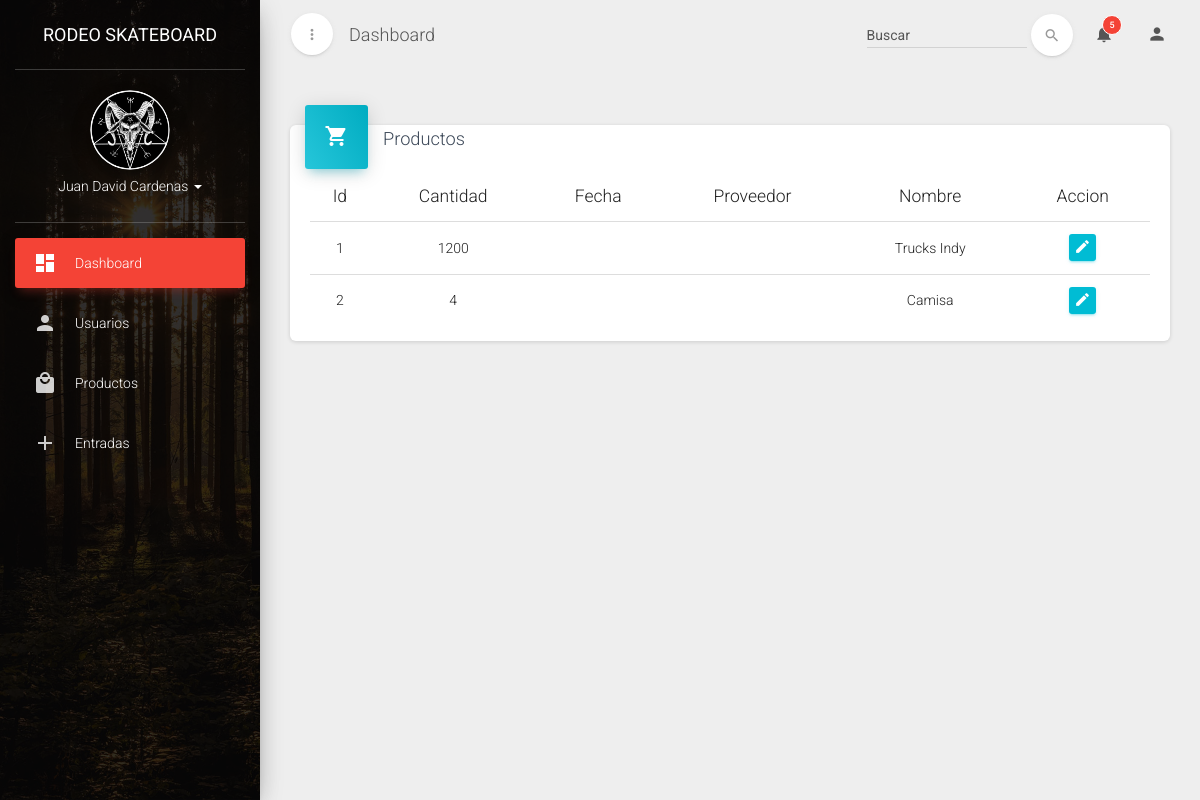
The page /entradas on the database as committed earlier.
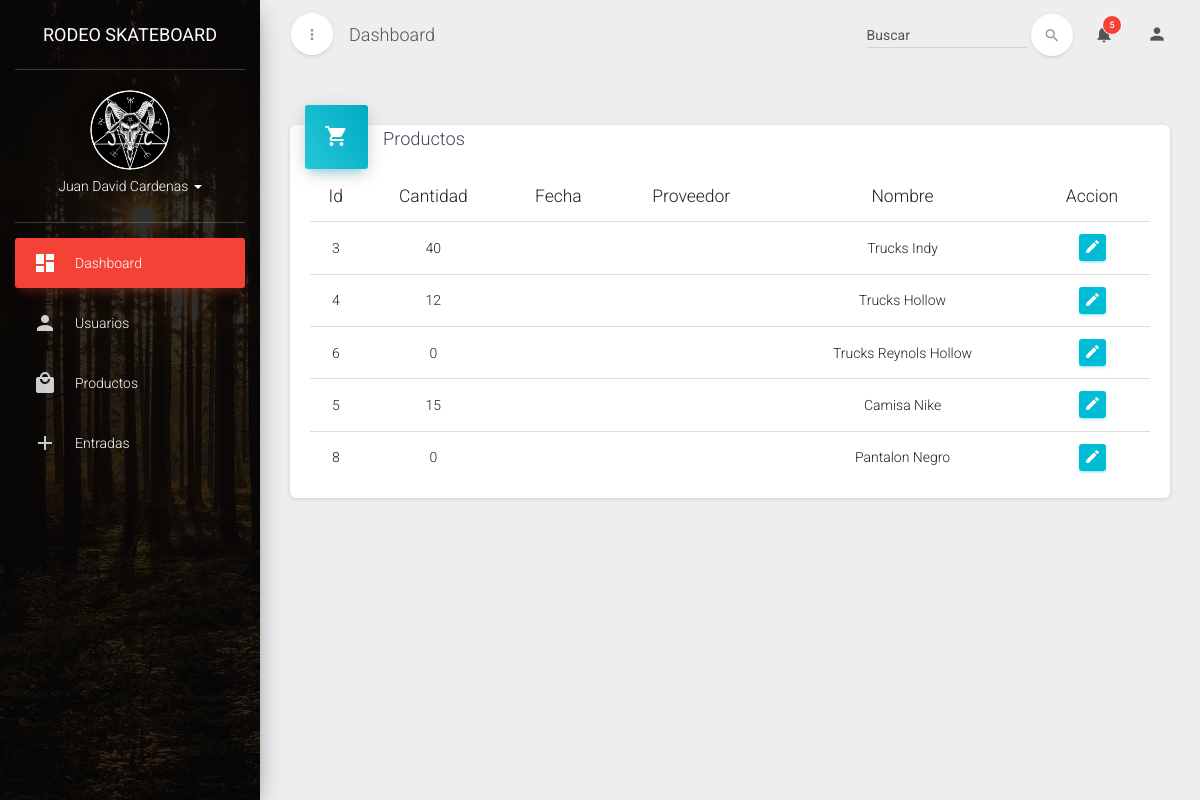
The same page on the database as committed later.
### tables this page shows
CREATE TABLE `tb_producto` (
  `id_Producto` int(11) NOT NULL,
  `nombre` varchar(25) NOT NULL,
  `stockMinimo` int(11) NOT NULL DEFAULT '4',
  `precio` int(11) NOT NULL,
  `estado_producto` tinyint(1) NOT NULL DEFAULT '1',
  `cantidad` int(11) NOT NULL DEFAULT '0',
  `imagen` varchar(200) DEFAULT NULL,
  `tb_categoria_has_tb_tallas_id_cat_tall` int(11) NOT NULL
);

### application/controller/entradas.php (called while the page is built)
<?php
class Entradas extends Controller
{
  private $mdlEntradas;
  function __construct()
  {
    $this->mdlEntradas=$this->loadModel("mdlEntradas");
  }
  public function index()
  {
    $datos = $this->mdlEntradas->listar();
    include APP."view/_templates/header.php";
    include APP."view/entradas/index.php";
    include APP."view/_templates/footer.php";
  }
}
 ?>

### public/index.php (called while the page is built, shortened)
<?php
require APP . 'core/controller.php';
$app = new Application();

### application/core/controller.php (called while the page is built, shortened)
<?php
class Controller
{
    public $db = null;
    private function openDatabaseConnection()
    {
        $options = array(PDO::ATTR_DEFAULT_FETCH_MODE => PDO::FETCH_OBJ, PDO::ATTR_ERRMODE => PDO::ERRMODE_WARNING);
        $this->db = new PDO(DB_TYPE . ':host=' . DB_HOST . ';dbname=' . DB_NAME . ';charset=' . DB_CHARSET, DB_USER, DB_PASS, $options);
    }
    public function loadModel($model)
    {
        return new $model($this->db);
    }
}

### application/model/mdlEntradas.php (called while the page is built, shortened)
<?php
class mdlEntradas
{
  private $db;
  function __construct($db)
  {
      try {
          $this->db = $db;
      } catch (PDOException $e) {
          exit('Database connection could not be established.');
      }
  }
  public function listar()
  {
    $sql="CALL con_producto_todo()";
    $stm=$this->db->prepare($sql);
    $stm->execute();
    return $stm->fetchAll(PDO::FETCH_ASSOC);
  }
}
 ?>

### application/view/entradas/index.php (the view, shortened to what this page needs)
<div class="col-md-12">
    <div class="card">
        <div class="card-header card-header-icon" data-background-color="blue">
            <i class="material-icons">shopping_cart</i>
        </div>
        <h4 class="card-title">Productos</h4>
        <div class="card-content">
            <div class="table-responsive">
                <table class="table">
                    <thead>
                        <tr>
                            <th class="text-center">Id</th>
                            <th class="text-center">Cantidad</th>
                            <th class="text-center">Fecha</th>
                            <th class="text-center">Proveedor</th>
                            <th class="text-center">Nombre</th>
                            <th class="text-center">Accion</th>
                        </tr>
                    </thead>
                    <tbody>
                        <?php foreach ($datos as $value) : ?>
                        <tr>
                            <td class="text-center">
                                <?= $value["id"] ?>
                            </td>
                            <td class="text-center">
                                <?= $value["cantidad"] ?>
                            </td>
                            <td class="text-center">
                            </td>
                            <td class="text-center">
                            </td>
                            <td class="text-center">
                                <?= $value["nombre"] ?>
                            </td>
                            <td class="td-actions text-center">
                                <a class="btn btn-info" href="<?= URL ?>entradas/edit/<?= $value['id']?>"><i class="material-icons">edit</i></a>
                            </td>
                        </tr>
                        <?php  endforeach ?>
                    </tbody>
                </table>
            </div>
        </div>
    </div>
</div>

Rows that differ between the two databases and show on the page:
removed tb_producto: id_Producto "1", cantidad "1200", nombre "Trucks Indy"
removed tb_producto: id_Producto "2", cantidad "4", nombre "Camisa"
added tb_producto: id_Producto "3", cantidad "40", nombre "Trucks Indy"
added tb_producto: id_Producto "4", cantidad "12", nombre "Trucks Hollow"
added tb_producto: id_Producto "6", cantidad "0", nombre "Trucks Reynols Hollow"
added tb_producto: id_Producto "5", cantidad "15", nombre "Camisa Nike"
added tb_producto: id_Producto "8", cantidad "0", nombre "Pantalon Negro"
